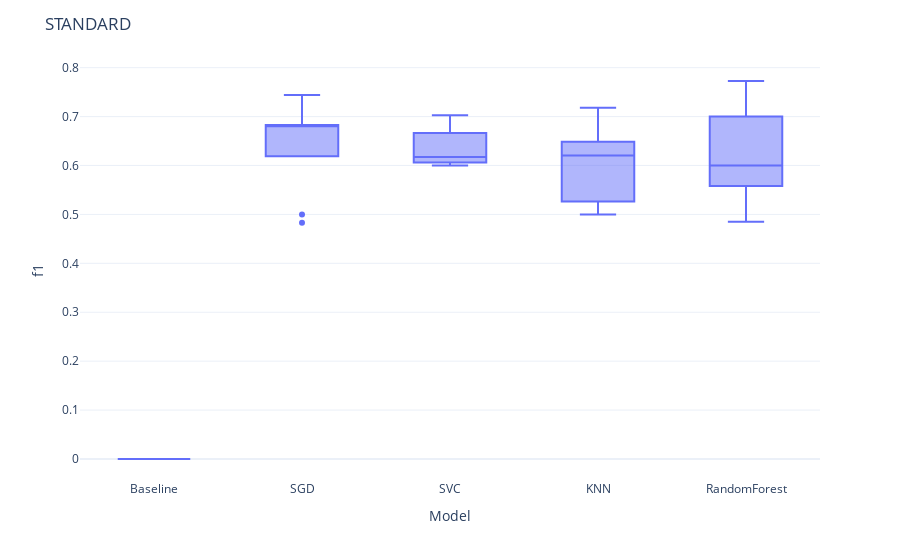

Notebook code cell kept with this figure:
### Code cell
# test with Standardisation 
X_train_scaled = pre_process.fit_transform(X_train)

preprocess_models = CompareModels(quick_models(), model_type="standard")
preprocess_models.recap(X_train_scaled, y_train)

### Figure 1 — Plotly figure (JSON) as saved in the notebook; plotly's stock layout.template omitted (floating-point values rounded to 4 significant figures)
{"data": [{"alignmentgroup": "True", "hovertemplate": "Model=%{x}<br>f1=%{y}<extra></extra>", "legendgroup": "", "marker": {"color": "#636efa"}, "name": "", "notched": false, "offsetgroup": "", "orientation": "v", "showlegend": false, "type": "box", "x": ["Baseline", "Baseline", "Baseline", "Baseline", "Baseline", "Baseline", "Baseline", "Baseline", "Baseline", "Baseline", "SGD", "SGD", "SGD", "SGD", "SGD", "SGD", "SGD", "SGD", "SGD", "SGD", "SVC", "SVC", "SVC", "SVC", "SVC", "SVC", "SVC", "SVC", "SVC", "SVC", "KNN", "KNN", "KNN", "KNN", "KNN", "KNN", "KNN", "KNN", "KNN", "KNN", "RandomForest", "RandomForest", "RandomForest", "RandomForest", "RandomForest", "RandomForest", "RandomForest", "RandomForest", "RandomForest", "RandomForest"], "x0": " ", "xaxis": "x", "y": [0, 0, 0, 0, 0, 0, 0, 0, 0, 0, 0.619, 0.6829, 0.6786, 0.6977, 0.5, 0.4828, 0.7442, 0.6818, 0.6829, 0.6531, 0.6, 0.619, 0.6667, 0.6111, 0.6, 0.6154, 0.6061, 0.6667, 0.7027, 0.6286, 0.5, 0.619, 0.7111, 0.5263, 0.6222, 0.6486, 0.5143, 0.5789, 0.6286, 0.7179, 0.6, 0.5581, 0.7727, 0.4848, 0.5854, 0.6, 0.5161, 0.7179, 0.7, 0.6111], "y0": " ", "yaxis": "y"}], "layout": {"boxmode": "group", "legend": {"tracegroupgap": 0}, "margin": {"t": 60}, "title": {"text": "STANDARD"}, "xaxis": {"anchor": "y", "domain": [0, 1], "title": {"text": "Model"}}, "yaxis": {"anchor": "x", "domain": [0, 1], "title": {"text": "f1"}}}}
